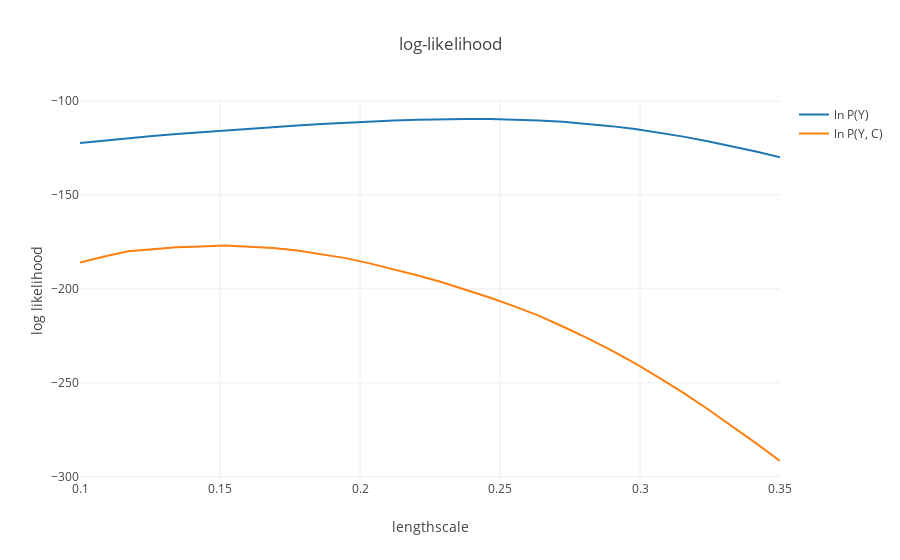

Write notebook code for a chart like this one.
### Code cell
# Plot likelihood
trace_P_Y = go.Scatter(x = x, y = v_loglik_unconstr, mode = 'lines', name = 'ln P(Y)')
trace_P_YC = go.Scatter(x = x, y = v_loglik_constr, mode = 'lines', name = 'ln P(Y, C)')

data = [trace_P_Y, trace_P_YC]
layout = go.Layout(title = 'log-likelihood', xaxis=dict(title = 'lengthscale'), yaxis=dict(title = 'log likelihood'))
fig = go.Figure(data = data, layout = layout)
pltlyoff.iplot(fig, filename='')

### Figure 1 — Plotly figure (JSON) as saved in the notebook; plotly's stock layout.template omitted (floating-point values rounded to 4 significant figures)
{"data": [{"mode": "lines", "name": "ln P(Y)", "type": "scatter", "uid": "88fe31a2-7702-11e9-a2e8-bc8385ea9e42", "x": [0.1, 0.1086, 0.1172, 0.1259, 0.1345, 0.1431, 0.1517, 0.1603, 0.169, 0.1776, 0.1862, 0.1948, 0.2034, 0.2121, 0.2207, 0.2293, 0.2379, 0.2466, 0.2552, 0.2638, 0.2724, 0.281, 0.2897, 0.2983, 0.3069, 0.3155, 0.3241, 0.3328, 0.3414, 0.35], "y": [-122.3, -121.0, -119.7, -118.6, -117.6, -116.6, -115.6, -114.7, -113.8, -112.9, -112.2, -111.4, -110.8, -110.3, -109.9, -109.6, -109.5, -109.6, -109.8, -110.3, -111.0, -112.0, -113.3, -114.9, -116.8, -118.9, -121.3, -124.0, -126.8, -129.8]}, {"mode": "lines", "name": "ln P(Y, C)", "type": "scatter", "uid": "88fe31a3-7702-11e9-b263-bc8385ea9e42", "x": [0.1, 0.1086, 0.1172, 0.1259, 0.1345, 0.1431, 0.1517, 0.1603, 0.169, 0.1776, 0.1862, 0.1948, 0.2034, 0.2121, 0.2207, 0.2293, 0.2379, 0.2466, 0.2552, 0.2638, 0.2724, 0.281, 0.2897, 0.2983, 0.3069, 0.3155, 0.3241, 0.3328, 0.3414, 0.35], "y": [-186.0, -182.7, -180.0, -178.9, -177.8, -177.4, -176.9, -177.6, -178.3, -179.6, -181.4, -183.6, -186.4, -189.6, -192.9, -196.5, -200.4, -204.7, -209.3, -214.3, -220.0, -226.1, -232.6, -239.7, -247.4, -255.3, -264.0, -272.9, -282.2, -291.7]}], "layout": {"title": "log-likelihood", "xaxis": {"title": "lengthscale"}, "yaxis": {"title": "log likelihood"}}}
